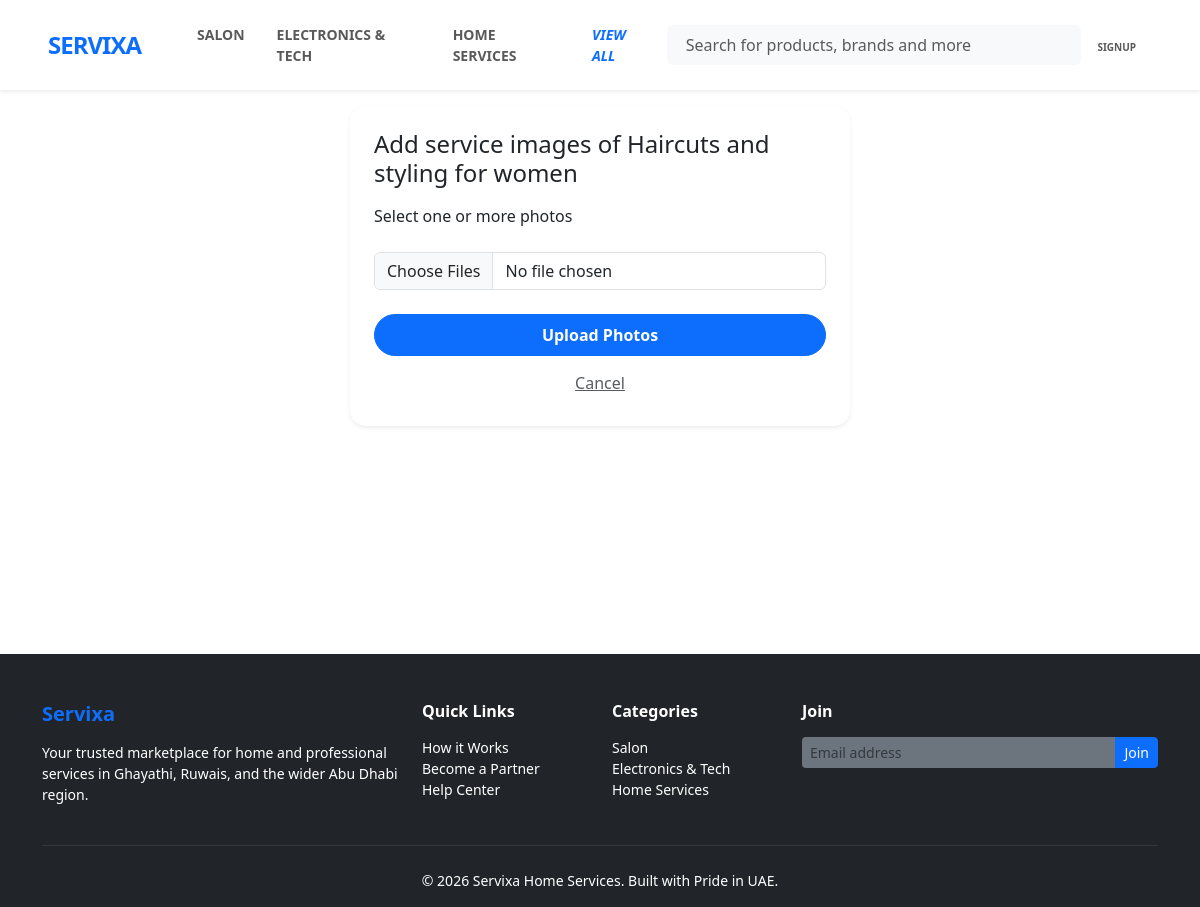
Screenshot of /services/serviceimages/5 with the database file from the repository.
### services/models.py (models this page shows, shortened)
class Category(models.Model):
    name = models.CharField(max_length=100)
    icon = models.ImageField(upload_to='category_icons',blank=True)

class Service(models.Model):
    category = models.ForeignKey(Category,on_delete=models.SET_NULL,null=True,related_name='cat_services')
    sub_cat = models.ForeignKey(Sub_category,on_delete=models.CASCADE,related_name='subcat_services',blank=True,null = True)
    company = models.ForeignKey(Company,on_delete=models.CASCADE,related_name='services')
    title = models.CharField(max_length=100)
    description = models.TextField(blank=True,null=True)
    overview = models.TextField(blank=True,null=True)
    img = models.ImageField(upload_to='service_images',null = True,blank=True)
    price = models.DecimalField(max_digits=10,decimal_places=2)
    duration_minutes = models.PositiveIntegerField()
    is_available = models.BooleanField(default=True)
    created_at = models.DateTimeField(auto_now_add=True)

### services/views.py (the view)
# urls.py: path('serviceimages/<int:sid>',add_serviceimages,name='addgallery')
def add_serviceimages(request,sid):
    service = Service.objects.get(id = sid)
    if request.method == 'POST':
        images = request.FILES.getlist('gallery_images')
        for img in images:
            ServiceImages.objects.create(service = service,images = img)
        messages.success(request,f" Your service images added successfully")
        return redirect(myservices)
    return render(request,'services/add_images.html',{'service':service})

### booking/context_processors.py (called while the page is built)
def cat_context(request):
    all_cats = Category.objects.all()
    return {
        'nav_categories' : all_cats[:4],
        'more_categories' : all_cats[4:],
        'categories' : all_cats,
    }

### templates/services/add_images.html (shortened to what this page needs)
{% extends 'base.html' %}
{% block code %}
<div class="container" py-5>
    <div class="card border-0 shadow-sm p-4 rounded-4 mx-auto" style="max-width: 500px;" >
        <h4 class="mb-3">
            Add service images of {{service.title}}
        </h4>
        <form method="POST" enctype="multipart/form-data">
            <div class="mb-4">
                <label class="mb-4">
                    Select one or more photos
                </label>
                <input type="file" name="gallery_images" class="form-control" multiple required>
            </div>
            <button type="submit" class="btn btn-primary w-100 rounded-pill py-2 fw-bold">Upload Photos</button>
            <a href="{%url 'myservice' %}" class="btn btn-link w-100 text-muted mt-2">Cancel</a>
        </form>
    </div>
</div>
{% endblock %}

### templates/base.html (shortened to what this page needs)
<!DOCTYPE html>
<html lang="en">
<head>
    <link href="https://cdn.jsdelivr.net/npm/bootstrap@5.3.8/dist/css/bootstrap.min.css" rel="stylesheet">
</head>
<body >
    <header>
        <nav class="navbar navbar-expand-lg navbar-light bg-white py-3 shadow-sm sticky-top">
            <div class="container-fluid px-lg-5">
                <a class="navbar-brand fw-bold fs-4" href="{% url 'home' %}" style="letter-spacing: -1px;">
                    <span class="text-primary">SERVIXA</span>
                </a>
                <div class="collapse navbar-collapse" id="mainNav">
                    <ul class="navbar-nav me-auto mb-2 mb-lg-0 ms-lg-4 fw-semibold small text-uppercase">
                        {%for cat in nav_categories %}
                            <li class="nav-item"><a class="nav-link px-3" href="{% url 'catview' cat.id %}">{{cat.name}}</a>
                            </li>
                        {%endfor%}
                        <li class = "nav-item">
                            <a href="{% url 'allcats' %}" class="nav-link px-3 fw-bold text-primary"><i>View All</i></a>
                        </li>
                    </ul>
                    <form action="{% url 'search' %}" method="GET" class="d-flex mx-auto col-lg-5 position-relative">
                        <div class="input-group bg-light rounded-2 border-0">
                            <span class="input-group-text bg-transparent border-0 pe-0 text-muted">
                            </span>
                            <input class="form-control bg-transparent border-0 py-2 ps-2 small" type="search" name="search"
                                placeholder="Search for products, brands and more" value="{{ request.GET.search }}">
                        </div>
                    </form>
                    <div class="navbar-nav ms-auto align-items-center">
                        {%if user.is_authenticated %}
                            {% if user.role == 'customer' %}
                                <a href="{% url 'profile' %}" class="nav-link text-center px-3">
                                    <i class="bi bi-person fs-5 d-block"></i>
                                    <span style="font-size: 10px;" class="fw-bold text-uppercase">{{user.username}}</span>
                                </a>
                            {% elif user.role == 'admin' %}
                                <a href="{% url 'admin_dashboard' %}" class="nav-link text-center px-3">
                                    <i class="bi bi-person fs-5 d-block"></i>
                                    <span style="font-size: 10px;" class="fw-bold text-uppercase">Dashboard</span>
                                </a>
                            {% else %}
                                <a href="{% url 'dashboard' %}" class="nav-link text-center px-3">
                                    <i class="bi bi-person fs-5 d-block"></i>
                                    <span style="font-size: 10px;" class="fw-bold text-uppercase">Dashboard</span>
                                </a>
                            {%endif%}
                        {%else%}
                            <a href="{% url 'login' %}" class="nav-link text-center px-3">
                                <span style="font-size: 10px;" class="fw-bold text-uppercase">Signup</span>
                            </a>
                        {% endif %}
                    </div>
                </div>
            </div>
        </nav>
    </header>
    <div style="min-height: 500px;">
    {% block code %}
    {%endblock%}
    </div>
    <footer class="bg-dark text-white pt-5 pb-3 mt-5">
        <div class="container">
            <div class="row g-4">
                <div class="col-md-4">
                    <h5 class="fw-bold text-primary mb-3">Servixa</h5>
                    <p class="small text-white">Your trusted marketplace for home and professional services in Ghayathi, Ruwais, and the wider Abu Dhabi region.</p>
                </div>
                <div class="col-md-2">
                    <h6 class="fw-bold mb-3">Quick Links</h6>
                    <ul class="list-unstyled small">
                        <li><a href="#" class="text-white text-decoration-none">How it Works</a></li>
                        <li><a href="#" class="text-white text-decoration-none">Become a Partner</a></li>
                        <li><a href="#" class="text-white text-decoration-none">Help Center</a></li>
                    </ul>
                </div>
                <div class="col-md-2">
                    <h6 class="fw-bold mb-3">Categories</h6>
                    <ul class="list-unstyled small">
                        {% for cat in nav_categories %}
                            <li><a href="#" class="text-white text-decoration-none">{{ cat.name }}</a></li>
                        {% endfor %}
                    </ul>
                </div>
                <div class="col-md-4">
                    <h6 class="fw-bold mb-3">Join</h6>
                    <div class="input-group mb-3">
                        <input type="text" class="form-control form-control-sm bg-secondary border-0 text-white" placeholder="Email address">
                        <button class="btn btn-primary btn-sm">Join</button>
                    </div>
                </div>
            </div>
            <hr class="my-4 border-secondary">
            <div class="text-center small text-white">
                &copy; 2026 Servixa Home Services. Built with Pride in UAE.
            </div>
        </div>
    </footer>
</body>
</html>

### rows the page displays
Category: name "SALON", name "Salon"
Category: name "ELECTRONICS & TECH", name "Electronics & Tech"
Category: name "HOME SERVICES", name "Home Services"
Service: title "Haircuts and styling for women"
